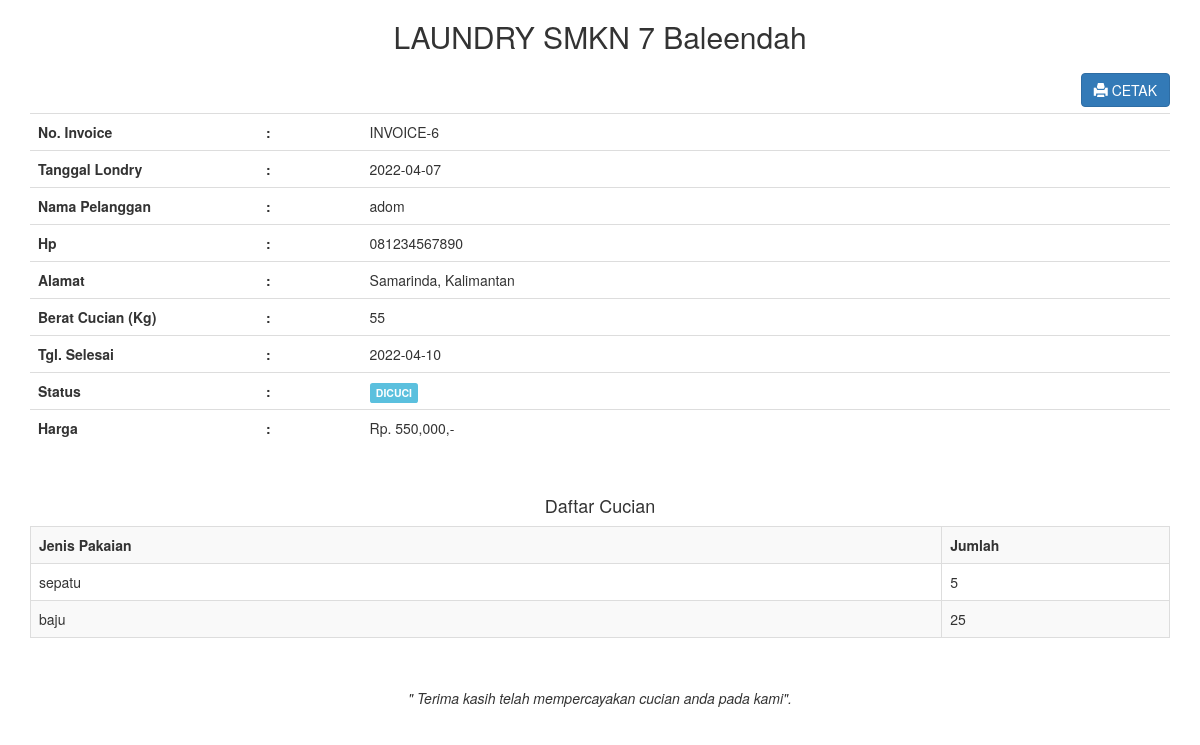
Page /laundry_hendri2/admin/transaksi_invoice.php?id=6 (signed in) on the committed database.
### tables this page shows
CREATE TABLE `transaksi` (
  `transaksi_id` int(11) NOT NULL,
  `transaksi_tgl` date NOT NULL,
  `transaksi_pelanggan` int(11) NOT NULL,
  `transaksi_harga` int(11) NOT NULL,
  `transaksi_berat` int(11) NOT NULL,
  `transaksi_tgl_selesai` date NOT NULL,
  `transaksi_status` int(11) NOT NULL
);

CREATE TABLE `pelanggan` (
  `pelanggan_id` int(11) NOT NULL,
  `pelanggan_nama` varchar(100) NOT NULL,
  `pelanggan_hp` varchar(20) NOT NULL,
  `pelanggan_alamat` text NOT NULL
);

CREATE TABLE `pakaian` (
  `pakaian_id` int(11) NOT NULL,
  `pakaian_transaksi` int(11) NOT NULL,
  `pakaian_jenis` varchar(100) NOT NULL,
  `pakaian_jumlah` int(11) NOT NULL
);

### laundry_hendri2/admin/transaksi_invoice.php (the view, shortened to what this page needs)
<!DOCTYPE html>
<html lang="en">
<head>
    <link rel="stylesheet" type="text/css" href="../assets/css/bootstrap.css">
</head>
<body>
<?php
include '../koneksi.php';
?>
<div class="container">
    <div>
        <?php
        $id = $_GET['id'];
        $transaksi = mysqli_query($koneksi, "select * from transaksi,pelanggan where transaksi_id='$id' and transaksi_pelanggan=pelanggan_id");
        while($t=mysqli_fetch_array($transaksi)){
        ?>
        <center><h2>LAUNDRY SMKN 7 Baleendah</h2></center>
        <a href="transaksi_invoice_cetak.php?id=<?php echo $id; ?>" target="_blank" class="btn btn-primary pull-right"><i class="glyphicon glyphicon-print"></i> CETAK</a>
        <br>
        <br>
        <table class="table">
                    <tr>
                        <th width="20%">No. Invoice</th>
                        <th>:</th>
                        <td>INVOICE-<?= $t["transaksi_id"]; ?></td>
                    </tr>
                    <tr>
                        <th width="20%">Tanggal Londry</th>
                        <th>:</th>
                        <td><?= $t["transaksi_tgl"]; ?></td>
                    </tr>
                    <tr>
                        <th>Nama Pelanggan</th>
                        <th>:</th>
                        <td><?= $t["pelanggan_nama"]; ?></td>
                    </tr>
                    <tr>
                        <th>Hp</th>
                        <th>:</th>
                        <td><?= $t["pelanggan_hp"]; ?></td>
                    </tr>
                    <tr>
                        <th>Alamat</th>
                        <th>:</th>
                        <td><?= $t["pelanggan_alamat"]; ?></td>
                    </tr>
                    <tr>
                        <th>Berat Cucian (Kg)</th>
                        <th>:</th>
                        <td><?= $t["transaksi_berat"]; ?></td>
                    </tr>
                    <tr>
                        <th>Tgl. Selesai</th>
                        <th>:</th>
                        <td><?= $t["transaksi_tgl_selesai"]; ?></td>
                    </tr>
                    <tr>
                        <th>Status</th>
                        <th>:</th>
                        <td>
                            <?php
                                if( $t["transaksi_status"] === "0" ) {
                                    echo "<div class='label label-warning'>PROSES</div>";
                                }else if( $t["transaksi_status"] === "1" ) {
                                    echo "<div class='label label-info'>DICUCI</div>";
                                }else if( $t["transaksi_status"] === "2" ) {
                                    echo "<div class='label label-success'>SELESAI</div>";
                                }
                            ?>
                        </td>
                    </tr>
                    <tr>
                        <th>Harga</th>
                        <th>:</th>
                        <td>Rp. <?= number_format($t["transaksi_harga"]); ?>,-</td>
                    </tr>
            </table>
            <br>
            <h4 class="text-center">Daftar Cucian</h4>
            <table class="table table-bordered table-striped">
                <tr>
                    <th>Jenis Pakaian</th>
                    <th width="20%">Jumlah</th>
                </tr>
                <?php
                $id = $t['transaksi_id'];
                $pakaian = mysqli_query($koneksi, "select * from pakaian where pakaian_transaksi='$id'");
                while($p=mysqli_fetch_array($pakaian)){
                ?>
                <tr>
                    <td><?php echo $p['pakaian_jenis']; ?></td>
                    <td width="5%"><?php echo $p['pakaian_jumlah']; ?></td>
                </tr>
                <?php
            }
                ?>
            </table>
            <br>
            <p><center><i>" Terima kasih telah mempercayakan cucian anda pada kami".</i></center></p>
            <?php
    }
        ?>
    </div>
</div>
</body>
</html>

### rows in the picture
transaksi: transaksi_id "6", transaksi_tgl "2022-04-07", pelanggan.pelanggan_nama "adom", pelanggan.pelanggan_hp "081234567890", pelanggan.pelanggan_alamat "Samarinda, Kalimantan", transaksi_berat "55", transaksi_tgl_selesai "2022-04-10", transaksi_status "DICUCI", transaksi_harga "550,000"
pakaian: pakaian_jenis "sepatu", pakaian_jumlah "5"
pakaian: pakaian_jenis "baju", pakaian_jumlah "25"
